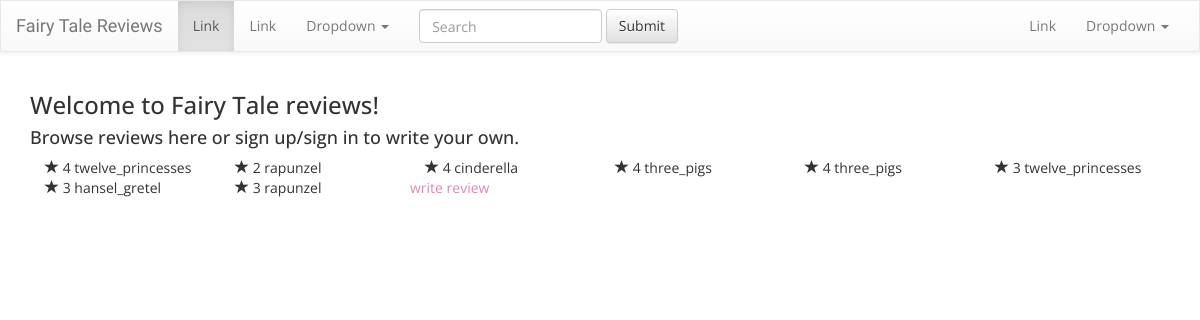
/, run on an earlier commit of the app's database.
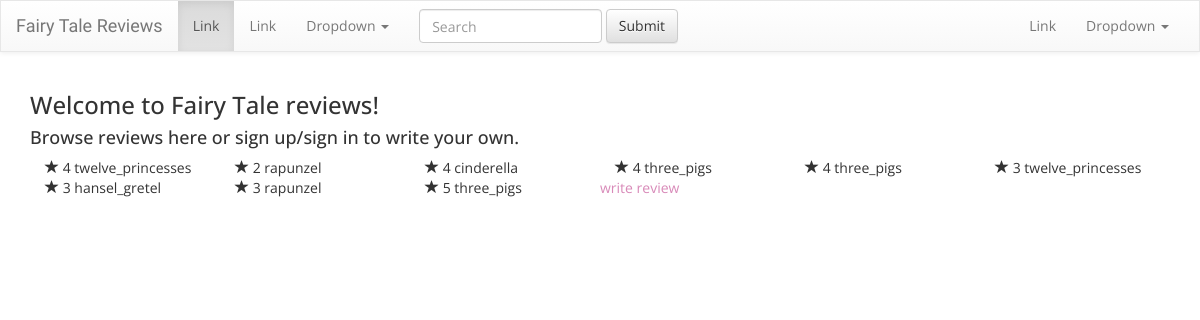
And on a later commit of the database.
### reviews/models.py (models this page shows, shortened)
class Review(models.Model):
	author = models.ForeignKey('auth.User')
	TITLE_CHOICES = (
		('cinderella', 'Cinderella'),
		('hansel_gretel', 'Hansel & Gretel'),
		('rapunzel', 'Rapunzel'),
		('snow_white', 'Snow White and the Seven Dwarfs'),
		('three_pigs', 'The Three Little Pigs'),
		('twelve_princesses', 'The 12 Dancing Princesses')
		)
	title = models.CharField(max_length=100, choices=TITLE_CHOICES)
	text = models.TextField()
	stars_overall = models.IntegerField()
	stars_story = models.IntegerField()
	stars_characters = models.IntegerField()
	stars_relevance = models.IntegerField()
	review_date = models.DateTimeField(blank=True, null=True)

### reviews/views.py (the view)
# urls.py: url(r'^$', views.all_reviews, name='all_reviews'),
def all_reviews(request):
	reviews = Review.objects.filter(review_date__lte=timezone.now()).order_by('review_date')
	return render(request, 'reviews/all_reviews.html', {'reviews': reviews})

### reviews/templates/reviews/all_reviews.html (shortened to what this page needs)
{% extends 'base.html' %}
{% block content %}
<p><h3>Welcome to Fairy Tale reviews!</h3>
<h4>Browse reviews here or sign up/sign in to write your own.</h4></p>
<p>
		{% for review in reviews %}
		<div class="col-md-2">
			<span class="glyphicon glyphicon-star"></span>
			{{ review.stars_overall }}
			{{ review.title }}
		</div>
		{% endfor %}
<a href="{% url 'write_review' %}">write review</a>
{% endblock %}

What changed in the data, as far as the page shows it:
added Review: stars_overall "5", title "three_pigs"
